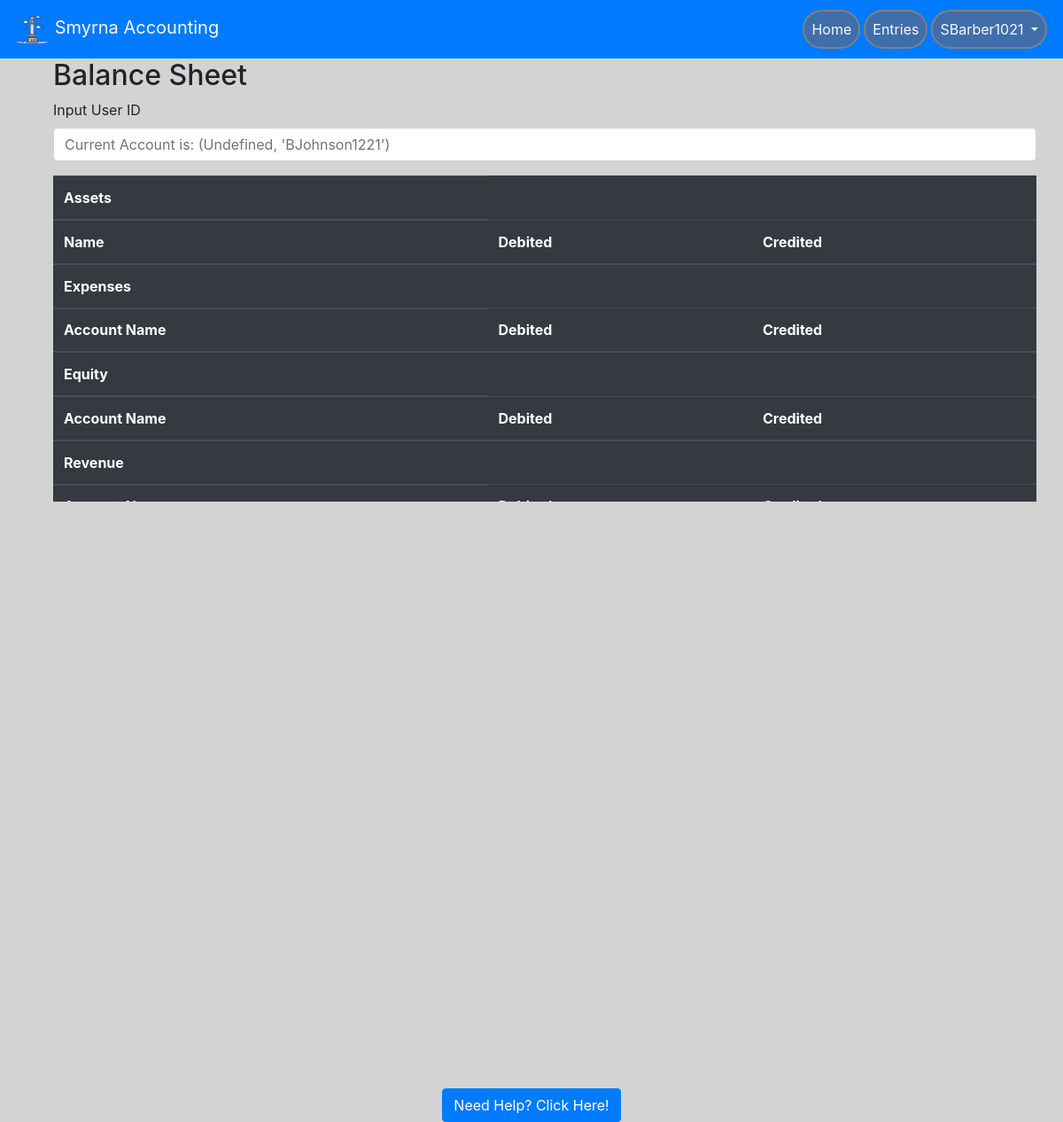
/balance_sheet/ (signed in), run on the app's committed database.
### website/models.py (models this page shows, shortened)
class User(db.Model, UserMixin):
    id = db.Column(db.Integer, primary_key=True)  # unique identifier
    email = db.Column(db.String(150), unique=True)
    password = db.Column(db.String(150))
    oldPassword = db.Column(db.String(150))
    firstName = db.Column(db.String(150))
    lastName = db.Column(db.String(150))
    userName = db.Column(db.String(150))
    hasAdmin = db.Column(db.Boolean, default=False)
    hasMan = db.Column(db.Boolean, default=False)
    status = db.Column(db.Boolean, default=False)
    creationDate = db.Column(db.Date())
    expirationDate = db.Column(db.Date())
    suspensionDate = db.Column(db.Date())
    suspensionEnd = db.Column(db.Date())
    accounts = db.relationship("Account", backref="user_backref", lazy=True)

### website/auth.py (the view)
@auth.route('/balance_sheet/', methods=['GET','POST'])
def balance_sheet():
    id = current_user.id
    select_id = 1
    if request.method == "POST":
        select_id = request.form.get("ian")
        redirect('auth.balance_sheet')
    accounts_list_by_user = Account.query.filter_by(user_id=select_id).all()
    accounts_list = Account.query.join(User).filter(Account.user_id == select_id).all()
    temp_arr = []
    for item in accounts_list_by_user:
        temp_arr.append(item)
    debit_accounts = [x for x in temp_arr if x.acc_cat == "Assets" or x.acc_cat == "Expenses" or x.acc_cat == "Equity"]
    credit_accounts = [x for x in temp_arr if x.acc_cat == "Revenue (income)"
                       or x.acc_cat == "Liabilities"
                       or x.acc_cat == "Other..."]
    assets_list = [x for x in debit_accounts if x.acc_cat == "Assets"]
    expenses_list = [x for x in debit_accounts if x.acc_cat == "Expenses"]
    equity_list = [x for x in debit_accounts if x.acc_cat == "Equity"]
    rev_list = [x for x in credit_accounts if x.acc_cat == "Revenue (income)"]
    liab_list = [x for x in credit_accounts if x.acc_cat == "Liabilities"]
    other_list = [x for x in credit_accounts if x.acc_cat == "Other..."]
    total_debits = 0
    for item in debit_accounts:
        total_debits += item.total(item.acc_num)
    total_credits = 0
    for item in credit_accounts:
        total_credits += item.total(item.acc_num)
    return render_template('balance_sheet.html', user=current_user, accounts_list=accounts_list,
                           acc_list_len=len(accounts_list), total_credits=total_credits, total_debits=total_debits,
                           assets_list=assets_list, expenses_list=expenses_list, equity_list=equity_list,
                           rev_list=rev_list, liab_list=liab_list, other_list=other_list,
                           ass_list_len=len(assets_list), exp_list=len(expenses_list), eq_list=len(equity_list),
                           rev_list_len=len(rev_list), lpc=lpc(), usrsel=User.query.get(select_id))

### website/__init__.py (called while the page is built)
def create_app():
    app = Flask(__name__)
    app.config['SECRET_KEY'] = 'this is the secret key'
    app.config['SQLALCHEMY_DATABASE_URI'] = f'sqlite:///{DB_NAME}'
    db.init_app(app)
    app.config['MAIL_SERVER'] = 'smtp.gmail.com'
    app.config['MAIL_PORT'] = 465
    app.config['MAIL_USE_SSL'] = True
    app.config['MAIL_USERNAME'] = 'smrnccntng@gmail.com'
    app.config['MAIL_PASSWORD'] = 'Asswipe47'
    mail.init_app(app)
    from .views import views
    from .auth import auth
    app.register_blueprint(views, url_prefix='/')
    app.register_blueprint(auth, url_prefix='/')
    from .models import User
    create_database(app)
    login_manager = LoginManager()
    login_manager.login_view = 'auth.login'
    login_manager.init_app(app)
    @login_manager.user_loader
    def load_user(id):
        return User.query.get(int(id))
    return app

### website/auth.py (called while the page is built)
def lpc():
    ledger_pending_count = db.session.query(Ledger).filter(Ledger.isApproved == 'Pending').all()
    lpc = len(ledger_pending_count)
    return lpc

### website/templates/balance_sheet.html (shortened to what this page needs)
{% extends "base.html" %} {% block title %} Reports {% endblock %}
{% block content %}
<body>
        <div class="table-wrapper container">
            <h2>Balance Sheet</h2>
            <table class="table table-hover table-dark">
                 <form method="post">
                    <div class="form-group">
                        <label for="formGroupExampleInput">Input User ID</label>
                        <input type="text" class="form-control" name='ian' id="ian" placeholder="Current Account is: {{ s, usrsel.userName }}">
                     </div>
                 </form>
                <thead>
                <th>Assets</th>
                </thead>
                <tbody>
                <tr>
                    <thead>
                        <th>Name</th>
                        <th>Debited</th>
                        <th>Credited</th>
                    </thead>
                </tr>
                </tbody>
                <thead>
                <th>Expenses</th>
                </thead>
                <tbody>
                <tr>
                    <thead>
                        <th>Account Name</th>
                        <th>Debited</th>
                        <th>Credited</th>
                    </thead>
                </tr>
                </tbody>
                <thead>
                <th>Equity</th>
                </thead>
                <tr>
                    <thead>
                        <th>Account Name</th>
                        <th>Debited</th>
                        <th>Credited</th>
                    </thead>
                </tr>
                <tbody>
                <thead>
                <th>Revenue</th>
                </thead>
                <tr>
                    <thead>
                        <th>Account Name</th>
                        <th>Debited</th>
                        <th>Credited</th>
                    </thead>
                </tr>
                </tbody>
            </table>
        </div>
</body>
{% endblock %}

### website/templates/base.html (shortened to what this page needs)
<!DOCTYPE html>
<html>
<head>
    <meat name="viewport" content="width=device-width, initial-scale=1" />
    <link rel="stylesheet" href="https://stackpath.bootstrapcdn.com/bootstrap/4.4.1/css/bootstrap.min.css"
 />
    <link rel="stylesheet" href="https://stackpath.bootstrapcdn.com/font-awesome/4.7.0/css/font-awesome.min.css"
 />
</head>
<body style="background-color: lightgrey">
    <nav class="navbar navbar-expand-lg navbar-dark bg-primary sticky-top">
        <a class = "navbar-brand text-light" href='/'>
            <img src="/static/logo.png" width="40" height="40" atl="">
            Smyrna Accounting
        </a>
        <div class = "collapse navbar-collapse" id="navbar">
            <ul class = "navbar-nav ml-auto">
                {% if user.is_authenticated %}
                    {% if not user.hasAdmin and not user.hasMan %}
                        <li class = "nav-item">
                    <a class = "nav-link text-light text-center" id = "homepage" href="/home">Home</a>
                        </li>
                        <li class = "nav-item">
                        <a class = "nav-link text-light text-center" id = "entries" href="/approvals">Entries</a>
                 </li>
                        {% endif %}
                <li class="nav-item dropdown">
                    <a class = "nav-link dropdown-toggle text-light text-center" id = "" data-toggle = "dropdown" aria-haspopup="true" aria-expanded="false">
                        {{ user.userName }}
                    </a>
                </li>
                {% else %}
                <a class = "nav-item nav-link text-light" id = "login" href="/login">Login</a>
                {% endif %}
            </ul>
        </div>
    </nav>
    <div class= "container">
        {%block content%}
        {% endblock %}
    </div>
</body>
<div class="footer" style="background-color: lightgray;">
    <a href="/help" title="Go to the help page!" class="btn btn-primary">Need Help? Click Here!</a>
</div>
</html>

### website/templates/base.html (style rules this page uses)
.footer { position: fixed; left: 0; bottom: 0; width: 100%; background-color: Blue; text-align: center; }
li.nav-item { border: 2px solid grey; margin: 2px; border-radius: 25px; background-color: rgb(63, 110, 170); }
.table-wrapper { max-height: 500px; width: 1250px; overflow: auto; display:inline-block; }

### data on the page
User: userName "SBarber1021"
User: ian "Current Account is: (Undefined, 'BJohnson1221')"
